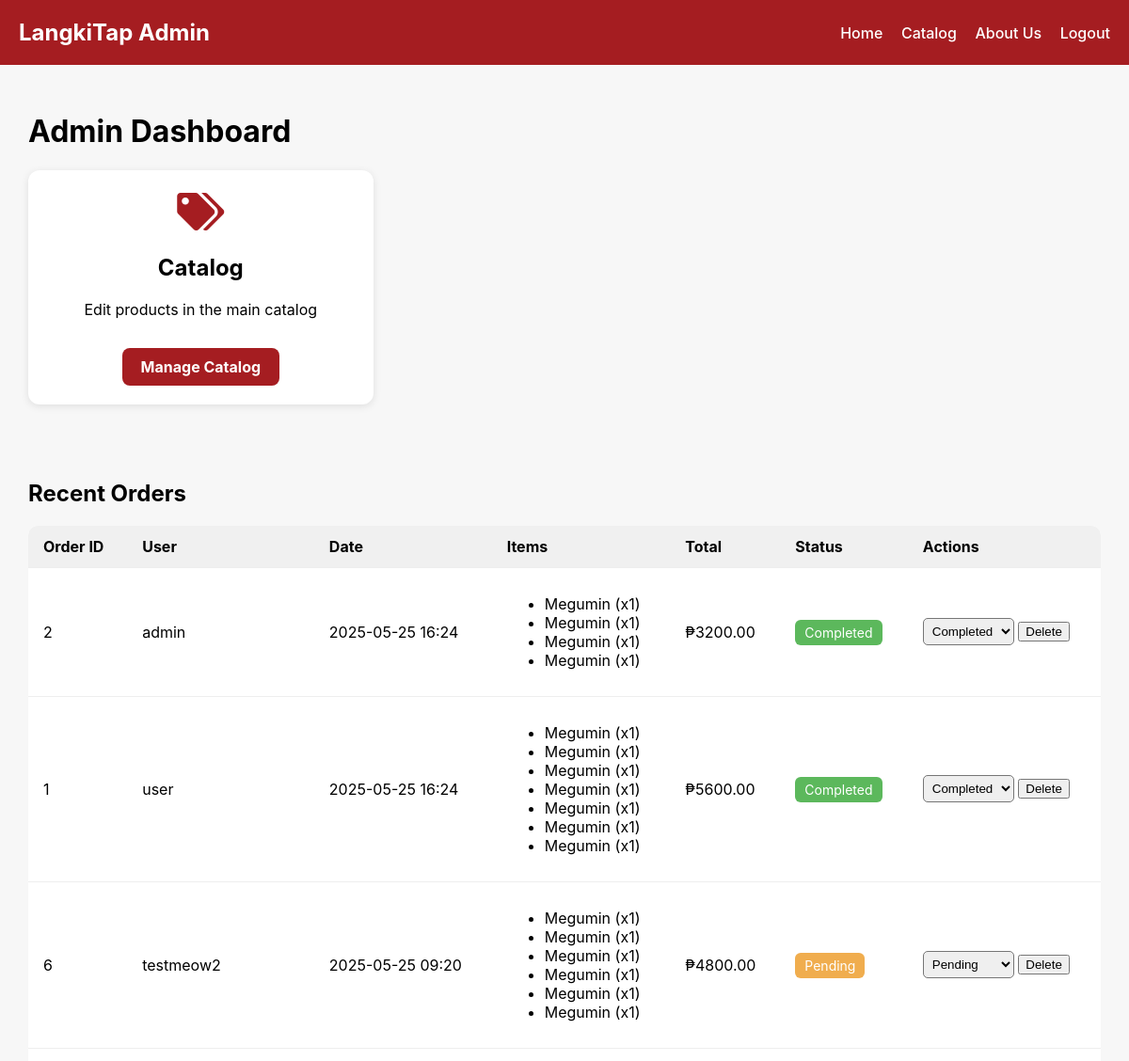
The app's page /admin (signed in, upper part), older data.
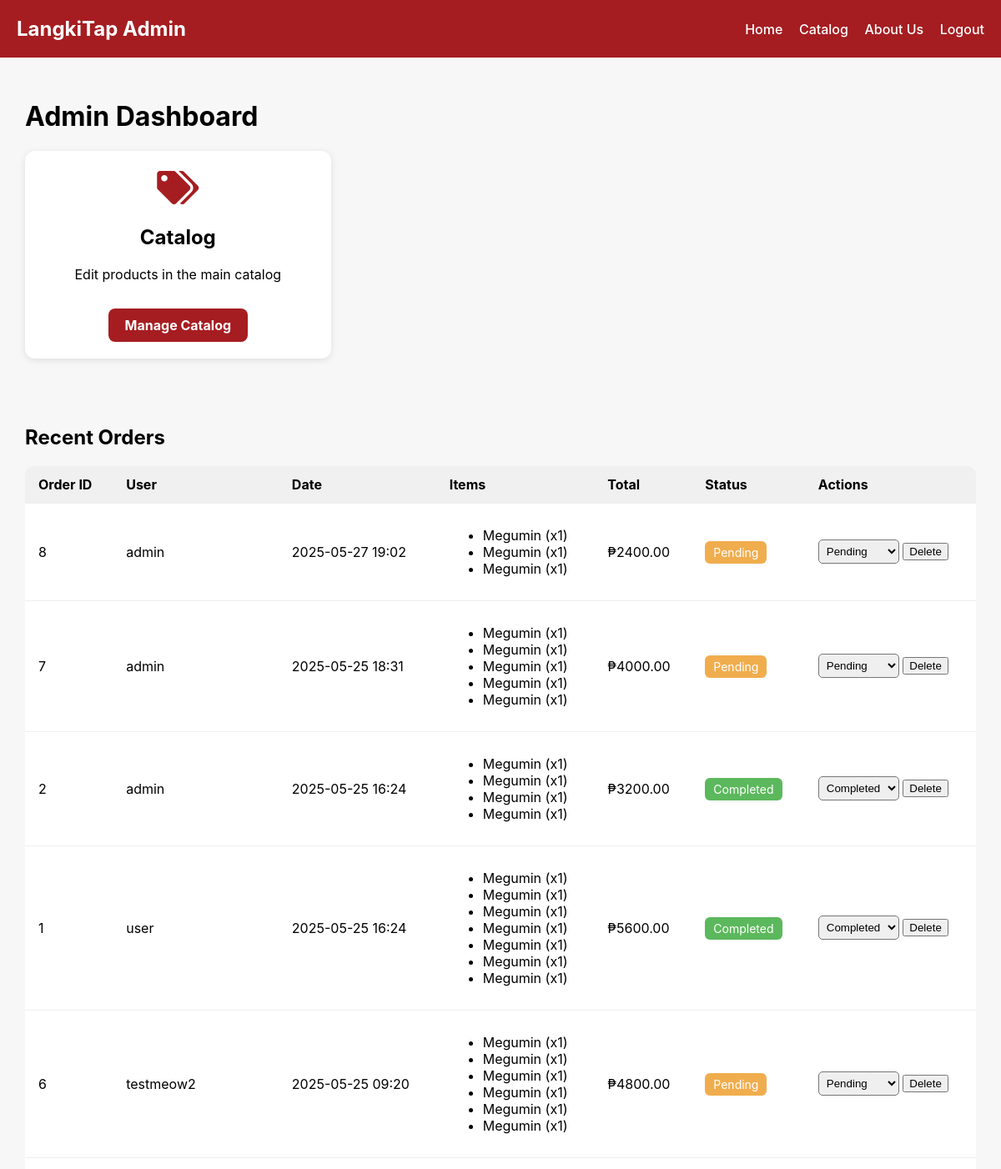
The same page, newer data.
### app.py (models this page shows)
class CustomerOrder(db.Model):
    id = db.Column(db.Integer, primary_key=True)
    user_id = db.Column(db.Integer, db.ForeignKey('user.id'))
    created_at = db.Column(
        db.DateTime,
        default=lambda: datetime.datetime.now(datetime.timezone(datetime.timedelta(hours=8)))
    )
    total_amount = db.Column(db.Float)
    status = db.Column(db.String(20), default='pending')
    items = db.relationship('OrderItem', backref='order', lazy=True)

class User(db.Model):
    id = db.Column(db.Integer, primary_key=True)
    username = db.Column(db.String(80), unique=True, nullable=False)
    password = db.Column(db.String(100), nullable=False)
    is_admin = db.Column(db.Boolean, default=False)

class OrderItem(db.Model):
    id = db.Column(db.Integer, primary_key=True)
    order_id = db.Column(db.Integer, db.ForeignKey('customer_order.id'))
    product_id = db.Column(db.Integer, db.ForeignKey('product.id'))
    quantity = db.Column(db.Integer)
    price = db.Column(db.Float)
    product = db.relationship('Product')  # <-- Add this line

class Product(db.Model):
    id = db.Column(db.Integer, primary_key=True)
    name = db.Column(db.String(100), nullable=False)
    category = db.Column(db.String(50))
    stock = db.Column(db.Integer)
    price = db.Column(db.Float)
    description = db.Column(db.String(255))
    image = db.Column(db.String(255))

### app.py (the view)
@app.route("/admin")
def admin_page():
    if not session.get("admin"):
        return redirect(url_for("login"))
    orders = CustomerOrder.query.order_by(CustomerOrder.created_at.desc()).limit(10).all()
    users = {u.id: u.username for u in User.query.all()}
    return render_template("admin.html", orders=orders, users=users)

### templates/admin.html (shortened to what this page needs)
<!DOCTYPE html>
<html>
<head>
    <link rel="stylesheet" href="{{ url_for('static', filename='adminstyle.css') }}">
    <link rel="stylesheet" href="https://cdnjs.cloudflare.com/ajax/libs/font-awesome/5.15.4/css/all.min.css">
</head>
<body>
    <div class="admin-header">
        <div class="admin-logo">LangkiTap Admin</div>
        <nav class="admin-nav-links">
            <a href="{{ url_for('home') }}">Home</a>
            <a href="{{ url_for('shop') }}">Catalog</a>
            <a href="{{ url_for('about') }}">About Us</a>
            <a href="{{ url_for('logout') }}" class="logout">Logout</a>
        </nav>
    </div>
    <div class="admin-container">
        <h1>Admin Dashboard</h1>
        <div class="admin-grid">
            <div class="admin-card">
                <div class="card-icon catalog">
                    <i class="fas fa-tags"></i>
                </div>
                <h2>Catalog</h2>
                <p>Edit products in the main catalog</p>
                <a href="{{ url_for('admin_catalog') }}" class="btn">Manage Catalog</a>
            </div>
        </div>
    </div>
    <div class="admin-section">
        <h2>Recent Orders</h2>
        <div class="orders-table">
            <table>
                <thead>
                    <tr>
                        <th>Order ID</th>
<th>User</th>
                        <th>Date</th>
                        <th>Items</th>
                        <th>Total</th>
                        <th>Status</th>
                        <th>Actions</th>
                    </tr>
                </thead>
                <tbody>
                    {% for order in orders %}
                    <tr>
                        <td>{{ order.id }}</td>
<td>{{ users[order.user_id] if order.user_id in users else 'Unknown' }}</td>
                        <td>{{ order.created_at.strftime('%Y-%m-%d %H:%M') }}</td>
                        <td>
                            <ul>
                                {% for item in order.items %}
                                <li>{{ item.product.name }} (x{{ item.quantity }})</li>
                                {% endfor %}
                            </ul>
                        </td>
                        <td>₱{{ "%.2f"|format(order.total_amount) }}</td>
                        <td>
                            <span class="status-badge {{ order.status }}">{{ order.status }}</span>
                        </td>
                        <td>
                            <select onchange="updateOrderStatus(this, '{{ order.id }}')">
                                <option value="pending" {% if order.status=='pending' %}selected{% endif %}>Pending</option>
                                <option value="completed" {% if order.status=='completed' %}selected{% endif %}>Completed</option>
                            </select>
                                <button onclick="deleteOrder('{{ order.id }}')">Delete</button>
                        </td>
                    </tr>
                    {% endfor %}
                </tbody>
            </table>
        </div>
    </div>
</body>
</html>

Row changes from the older to the newer data that the page shows:
added CustomerOrder: id "8", {{ users[order.user_id] if order.user_id in users else 'Unknown' }} "admin", created_at "2025-05-27 19:02", total_amount "2400.00", status "Pending", status+id "Pending"
added OrderItem: product.name "Megumin", quantity "1", shown under "8"
added OrderItem: product.name "Megumin", quantity "1", shown under "8"
added OrderItem: product.name "Megumin", quantity "1", shown under "8"
added CustomerOrder: id "7", {{ users[order.user_id] if order.user_id in users else 'Unknown' }} "admin", created_at "2025-05-25 18:31", total_amount "4000.00", status "Pending", status+id "Pending"
added OrderItem: product.name "Megumin", quantity "1", shown under "7"
added OrderItem: product.name "Megumin", quantity "1", shown under "7"
added OrderItem: product.name "Megumin", quantity "1", shown under "7"
added OrderItem: product.name "Megumin", quantity "1", shown under "7"
added OrderItem: product.name "Megumin", quantity "1", shown under "7"
